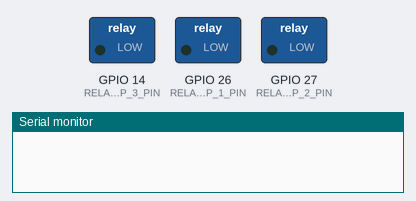
Bench run of a sketch on a simulated ESP32. Parts: switched loads named in the sketch (green lamp = pin HIGH), the last lines printed to the serial monitor. WiFi joins after 1.5 s; servers stay silent unless stated; uploads are accepted with an empty reply; pins used as bus, display or sensor lines are not drawn. At 2.9 s the program puts the board to deep sleep or switches it off; the recording ends there.

Above: at 0.0 s.
At 0.4 s:
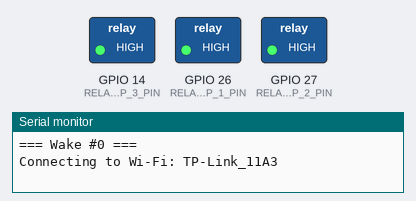
Timing chart, 0 to 1.9 s (numbered marks = the images above):
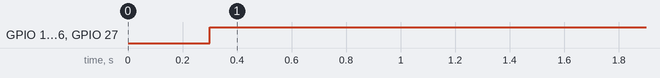

Measured:
- by itself, GPIO 14 (RELAY_PUMP_3_PIN), GPIO 26 (RELAY_PUMP_1_PIN), GPIO 27 (RELAY_PUMP_2_PIN): LOW → HIGH at 0.30 s

The sketch:

main.ino
```cpp
/*
  Smart Plant Irrigation System — ESP32-WROOM-32
  ------------------------------------------------
  Main firmware sketch.

  Status: Phase 5 — Custom backend integration (Render).
  - Wakes every COMMAND_CHECK_INTERVAL_SECONDS to poll the backend
    for pending manual commands (activate pump / suspension state).
  - Every FULL_CYCLE_EVERY_N_CHECKS wake-ups, runs a full cycle:
    reads all sensors, applies thresholds, waters if needed, and
    reports data back to the backend.
  - Blynk is kept running in parallel as a fallback dashboard.
  - Per-plant pump duration and suspension are fetched from the
    backend; thresholds fall back to config.h defaults if the
    backend is unreachable.
*/

#define BLYNK_TEMPLATE_ID   "TMPL4vPmJfxOb"
#define BLYNK_TEMPLATE_NAME "Smart Irrigation"

#include "config.h"
#include <WiFi.h>
#include <BlynkSimpleEsp32.h>
#include <HTTPClient.h>
#include <ArduinoJson.h>
#include "esp_sleep.h"

// ---------------------------------------------------------------
// Pin mapping (ESP32-WROOM-32 generic dev board)
// ---------------------------------------------------------------

#define SENSOR_1_PIN 32   // ADC1_4
#define SENSOR_2_PIN 33   // ADC1_5
#define SENSOR_3_PIN 34   // ADC1_6 (input-only)
#define SENSOR_POWER_PIN 25

#define RELAY_PUMP_1_PIN 26  // IN1
#define RELAY_PUMP_2_PIN 27  // IN2
#define RELAY_PUMP_3_PIN 14  // IN3

// ---------------------------------------------------------------
// Blynk Virtual Pin mapping (fallback dashboard)
// V0-V2 = moisture, V3-V5 = manual pump buttons
// ---------------------------------------------------------------

// ---------------------------------------------------------------
// Persistent counter across deep sleep cycles (RTC memory)
// ---------------------------------------------------------------
RTC_DATA_ATTR int wakeCount = 0;

// ---------------------------------------------------------------
// Per-plant runtime state, fetched from backend each wake-up
// ---------------------------------------------------------------
struct PlantState {
  int threshold;
  unsigned long pumpDurationMs;
  bool suspended;
  bool manualActivate;
};

PlantState plants[3]; // index 0,1,2 => plant 1,2,3

const int relayPins[3] = { RELAY_PUMP_1_PIN, RELAY_PUMP_2_PIN, RELAY_PUMP_3_PIN };
const int sensorPins[3] = { SENSOR_1_PIN, SENSOR_2_PIN, SENSOR_3_PIN };
const int defaultThresholds[3] = { MOISTURE_THRESHOLD_1, MOISTURE_THRESHOLD_2, MOISTURE_THRESHOLD_3 };

// ---------------------------------------------------------------
// Forward declarations
// ---------------------------------------------------------------
int  readMoistureSensor(int sensorPin);
void activatePump(int relayPin, unsigned long durationMs);
bool fetchPlantCommands(int plantIndex);
void postReadings(int m1, int m2, int m3, bool watered[3]);
void goToSleep();

// ---------------------------------------------------------------
// Blynk handlers — manual pump control from the Blynk app
// (kept as fallback alongside the custom dashboard)
// ---------------------------------------------------------------

BLYNK_WRITE(V3) {
  if (param.asInt() == 1) {
    Serial.println("Blynk: manual activation -- Pump 1");
    activatePump(RELAY_PUMP_1_PIN, plants[0].pumpDurationMs);
    Blynk.virtualWrite(V3, 0);
  }
}
BLYNK_WRITE(V4) {
  if (param.asInt() == 1) {
    Serial.println("Blynk: manual activation -- Pump 2");
    activatePump(RELAY_PUMP_2_PIN, plants[1].pumpDurationMs);
    Blynk.virtualWrite(V4, 0);
  }
}
BLYNK_WRITE(V5) {
  if (param.asInt() == 1) {
    Serial.println("Blynk: manual activation -- Pump 3");
    activatePump(RELAY_PUMP_3_PIN, plants[2].pumpDurationMs);
    Blynk.virtualWrite(V5, 0);
  }
}

// ---------------------------------------------------------------
// Setup
// ---------------------------------------------------------------

void setup() {
  Serial.begin(115200);
  delay(300);

  pinMode(SENSOR_POWER_PIN, OUTPUT);
  digitalWrite(SENSOR_POWER_PIN, LOW);

  pinMode(RELAY_PUMP_1_PIN, OUTPUT);
  pinMode(RELAY_PUMP_2_PIN, OUTPUT);
  pinMode(RELAY_PUMP_3_PIN, OUTPUT);
  digitalWrite(RELAY_PUMP_1_PIN, HIGH);
  digitalWrite(RELAY_PUMP_2_PIN, HIGH);
  digitalWrite(RELAY_PUMP_3_PIN, HIGH);

  // Defaults in case backend is unreachable this cycle
  for (int i = 0; i < 3; i++) {
    plants[i].threshold = defaultThresholds[i];
    plants[i].pumpDurationMs = PUMP_DURATION_MS;
    plants[i].suspended = false;
    plants[i].manualActivate = false;
  }

  Serial.printf("\n=== Wake #%d ===\n", wakeCount);

  Serial.printf("Connecting to Wi-Fi: %s\n", WIFI_SSID);
  WiFi.begin(WIFI_SSID, WIFI_PASSWORD);
  unsigned long wifiStart = millis();
  while (WiFi.status() != WL_CONNECTED && millis() - wifiStart < 15000) {
    delay(300);
    Serial.print(".");
  }

  if (WiFi.status() != WL_CONNECTED) {
    Serial.println("\nWi-Fi connection failed -- skipping this cycle.");
    goToSleep();
    return; // unreachable, but keeps structure clear
  }
  Serial.println("\nWi-Fi connected.");

  Blynk.config(BLYNK_AUTH_TOKEN);
  Blynk.connect(3000); // short timeout, non-blocking failure is fine

  // 1. Always check for pending commands (manual activation, suspension)
  bool anyManual = false;
  for (int i = 0; i < 3; i++) {
    bool ok = fetchPlantCommands(i);
    if (ok && plants[i].manualActivate) {
      Serial.printf("Plant %d: manual activation requested via dashboard\n", i + 1);
      activatePump(relayPins[i], plants[i].pumpDurationMs);
      anyManual = true;
    }
  }

  // 2. Decide whether this wake-up is a full sensor cycle
  bool isFullCycle = (wakeCount % FULL_CYCLE_EVERY_N_CHECKS == 0);

  if (isFullCycle) {
    Serial.println("\n--- Full reading cycle ---");

    int moisture[3];
    moisture[0] = readMoistureSensor(SENSOR_1_PIN);
    moisture[1] = readMoistureSensor(SENSOR_2_PIN);
    moisture[2] = readMoistureSensor(SENSOR_3_PIN);

    Serial.printf("Moisture readings -> S1: %d | S2: %d | S3: %d\n",
                  moisture[0], moisture[1], moisture[2]);

    bool watered[3] = { false, false, false };

    for (int i = 0; i < 3; i++) {
      if (plants[i].suspended) {
        Serial.printf("Plant %d: suspended -- skipping\n", i + 1);
        continue;
      }
      if (moisture[i] > plants[i].threshold) {
        Serial.printf("Plant %d: DRY (%d > %d) -- watering for %lu ms\n",
                      i + 1, moisture[i], plants[i].threshold, plants[i].pumpDurationMs);
        activatePump(relayPins[i], plants[i].pumpDurationMs);
        watered[i] = true;
      } else {
        Serial.printf("Plant %d: OK (%d <= %d)\n", i + 1, moisture[i], plants[i].threshold);
      }
    }

    // Send readings + watering events to backend
    postReadings(moisture[0], moisture[1], moisture[2], watered);

    // Also mirror to Blynk fallback dashboard
    if (Blynk.connected()) {
      Blynk.virtualWrite(V0, moisture[0]);
      Blynk.virtualWrite(V1, moisture[1]);
      Blynk.virtualWrite(V2, moisture[2]);
    }
  }

  if (Blynk.connected()) {
    Blynk.run();
  }

  wakeCount++;
  goToSleep();
}

void loop() {
  // Not used -- all logic runs once per wake in setup(), then deep sleep.
}

// ---------------------------------------------------------------
// Backend communication
// ---------------------------------------------------------------

// Fetches threshold, pump duration, suspension state, and any
// pending manual activation for a given plant (0-indexed).
// Returns true on success, leaves plants[i] at defaults on failure.
bool fetchPlantCommands(int plantIndex) {
  HTTPClient http;
  String url = String(BACKEND_URL) + "/api/commands/" + String(plantIndex + 1);
  http.begin(url);
  http.setTimeout(5000);

  int httpCode = http.GET();
  if (httpCode != 200) {
    Serial.printf("Backend commands fetch failed for plant %d (HTTP %d)\n", plantIndex + 1, httpCode);
    http.end();
    return false;
  }

  String payload = http.getString();
  http.end();

  StaticJsonDocument<256> doc;
  DeserializationError err = deserializeJson(doc, payload);
  if (err) {
    Serial.println("Backend commands JSON parse error");
    return false;
  }

  plants[plantIndex].threshold = doc["threshold"] | defaultThresholds[plantIndex];
  plants[plantIndex].pumpDurationMs = doc["pumpDurationMs"] | (unsigned long)PUMP_DURATION_MS;
  plants[plantIndex].suspended = doc["suspended"] | false;
  plants[plantIndex].manualActivate = doc["manualActivate"] | false;

  return true;
}

// Posts the latest sensor readings and watering events to the backend.
void postReadings(int m1, int m2, int m3, bool watered[3]) {
  HTTPClient http;
  String url = String(BACKEND_URL) + "/api/readings";
  http.begin(url);
  http.addHeader("Content-Type", "application/json");
  http.setTimeout(5000);

  StaticJsonDocument<256> doc;
  doc["plant1"] = m1;
  doc["plant2"] = m2;
  doc["plant3"] = m3;

  JsonArray wateredArr = doc.createNestedArray("watered");
  for (int i = 0; i < 3; i++) {
    if (watered[i]) wateredArr.add(i + 1);
  }

  String body;
  serializeJson(doc, body);

  int httpCode = http.POST(body);
  if (httpCode == 200) {
    Serial.println("Readings posted to backend successfully.");
  } else {
    Serial.printf("Failed to post readings (HTTP %d)\n", httpCode);
  }
  http.end();
}

// ---------------------------------------------------------------
// Sensor reading
// ---------------------------------------------------------------

int readMoistureSensor(int sensorPin) {
  digitalWrite(SENSOR_POWER_PIN, HIGH);
  delay(10);
  int value = analogRead(sensorPin);
  digitalWrite(SENSOR_POWER_PIN, LOW);
  return value;
}

// ---------------------------------------------------------------
// Pump control
// ---------------------------------------------------------------

// Relay module is Low-Level-Trigger: LOW = pump ON, HIGH = pump OFF.
void activatePump(int relayPin, unsigned long durationMs) {
  digitalWrite(relayPin, LOW);
  delay(durationMs);
  digitalWrite(relayPin, HIGH);
}

// ---------------------------------------------------------------
// Sleep
// ---------------------------------------------------------------

void goToSleep() {
  Serial.printf("Sleeping for %d seconds...\n", COMMAND_CHECK_INTERVAL_SECONDS);
  Serial.flush();
  esp_sleep_enable_timer_wakeup((uint64_t)COMMAND_CHECK_INTERVAL_SECONDS * 1000000ULL);
  esp_deep_sleep_start();
}
```

config.h
```cpp
/*
  config.h
  ------------------------------------------------
  Configuration for Wi-Fi credentials, Blynk auth token,
  custom backend URL, and irrigation thresholds.

  IMPORTANT: this file is listed in .gitignore and must
  NEVER be committed with real credentials.
  Keep a "config.example.h" with placeholder values
  in the repo so others can see the expected format.
*/

#ifndef CONFIG_H
#define CONFIG_H

// ---------------------------------------------------------------
// Wi-Fi credentials
// ---------------------------------------------------------------
#define WIFI_SSID     "TP-Link_11A3"
#define WIFI_PASSWORD "35048138"

// ---------------------------------------------------------------
// Blynk authentication token (kept as a fallback dashboard)
// ---------------------------------------------------------------
#define BLYNK_AUTH_TOKEN "L4-Cxvy0A0Ul7JVyb2XXVmyK8Q3j6uPE"

// ---------------------------------------------------------------
// Custom backend URL (Render deployment)
// Replace with your actual Render URL once deployed, e.g.:
// "https://smart-irrigation-backend.onrender.com"
// ---------------------------------------------------------------
#define BACKEND_URL "https://your-app-name.onrender.com"

// ---------------------------------------------------------------
// Moisture thresholds (raw ADC values, 0-4095 on ESP32)
// Calibrated on actual hardware:
//   Dry (in air): ~4095 for all sensors
//   Wet (in water): S1 ~1050 | S2 ~800 | S3 ~700
// Threshold set midway between dry and wet for each sensor.
// Pump activates when reading is ABOVE threshold (soil is dry).
// These are DEFAULTS - the backend can override them at runtime,
// but they're used as a fallback if the backend is unreachable.
// ---------------------------------------------------------------
#define MOISTURE_THRESHOLD_1 2500
#define MOISTURE_THRESHOLD_2 2400
#define MOISTURE_THRESHOLD_3 2400

// ---------------------------------------------------------------
// Default pump activation duration (milliseconds)
// Overridden per-plant by the backend once configured there.
// ---------------------------------------------------------------
#define PUMP_DURATION_MS 3000

// ---------------------------------------------------------------
// Timing
// ---------------------------------------------------------------
// How often the ESP32 wakes briefly to check for pending commands
// (manual activation, suspension) from the dashboard.
#define COMMAND_CHECK_INTERVAL_SECONDS 90

// How many command-check cycles before running a full sensor +
// watering cycle. 80 * 90s = 7200s = 2 hours.
#define FULL_CYCLE_EVERY_N_CHECKS 80

#endif
```
